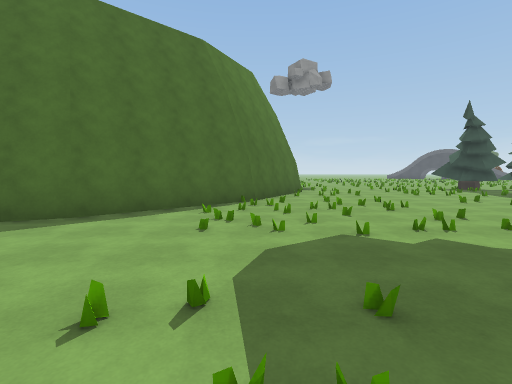
[1] (above)

22 first-person views from a walk through a 3-D level made in the Unity game engine. The camera is 1.5 m above the floor, tilts 4° down and sees 85° across. The floor is counted in squares, 2 m on a side. Each view is taken from the middle of a square. On the plan, view 1 faces up. The plan holds only what a view shows up to about 10 squares ahead; the rest is blank. The place goes on beyond the plan. The player character is not drawn. Some animated figures are left out. Surface patterns are stand-ins for the level's own textures.

[2]
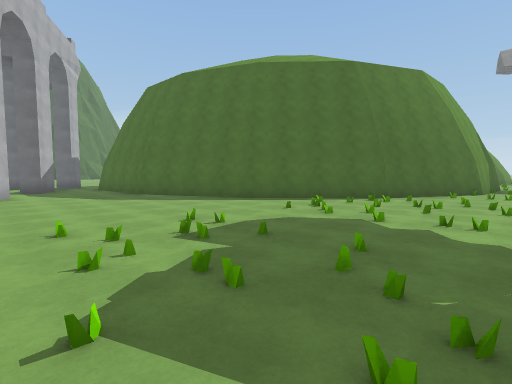

[3]
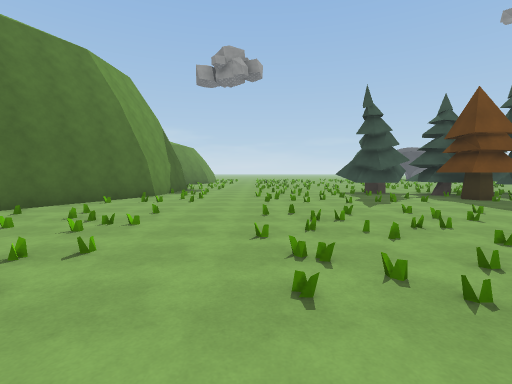

[4]
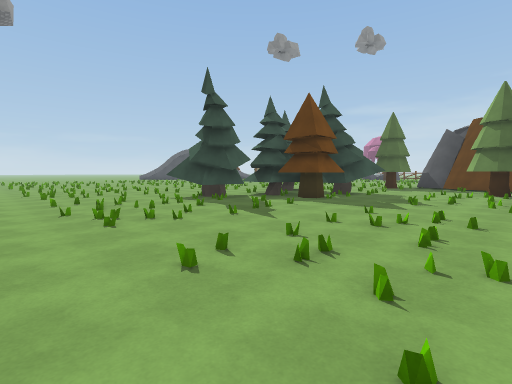

[5]
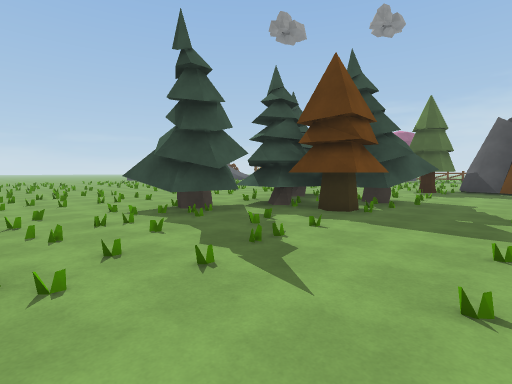

[6]
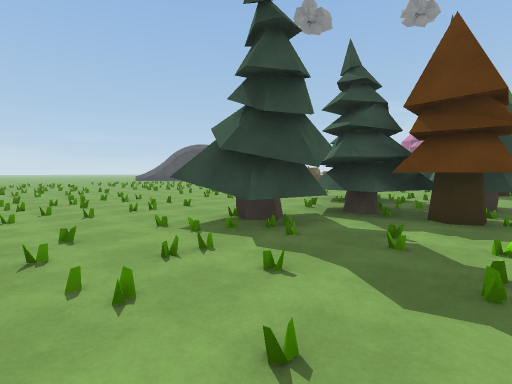

[7]
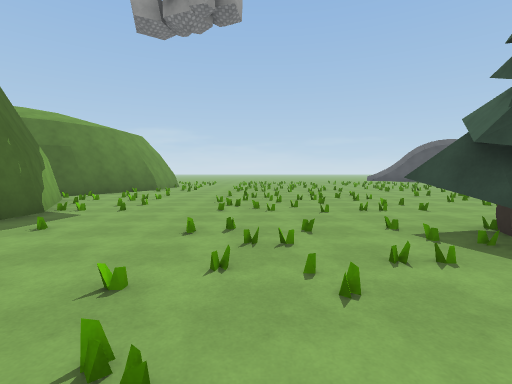

[8]
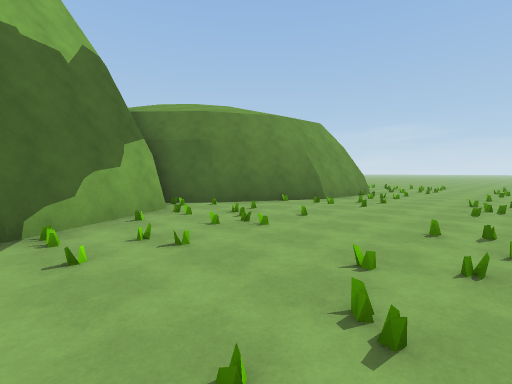

[9]
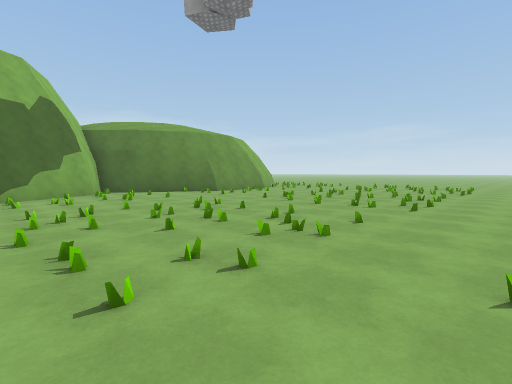

[10]
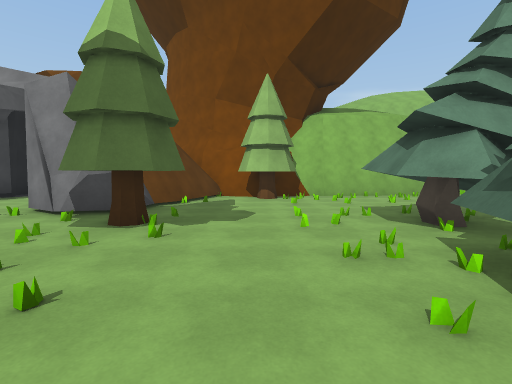

[11]
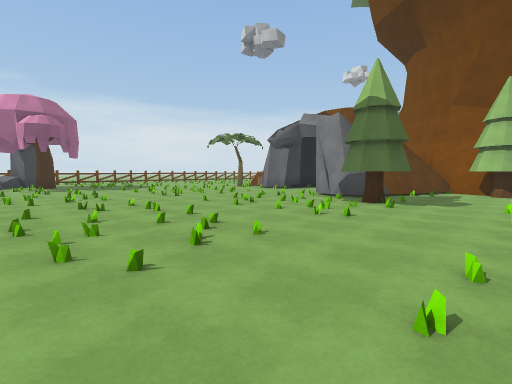

[12]
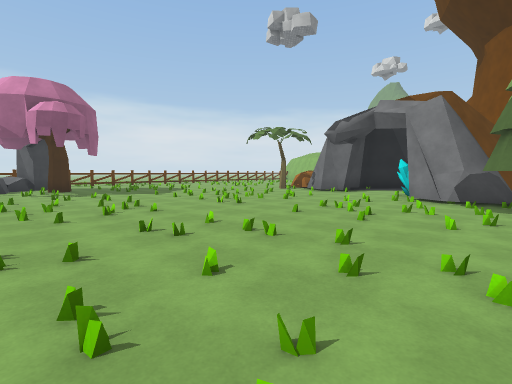

[13]
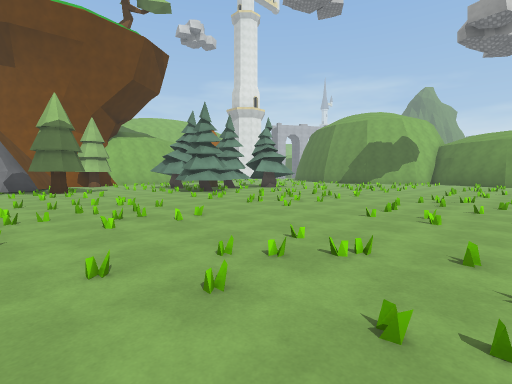

[14]
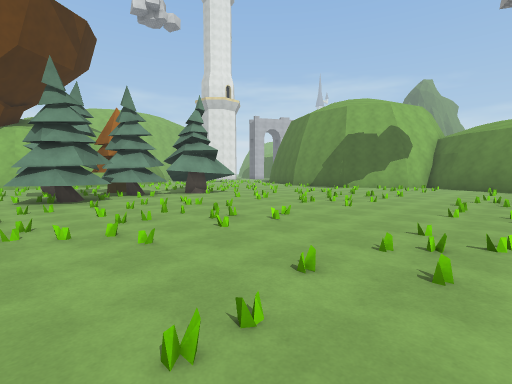

[15]
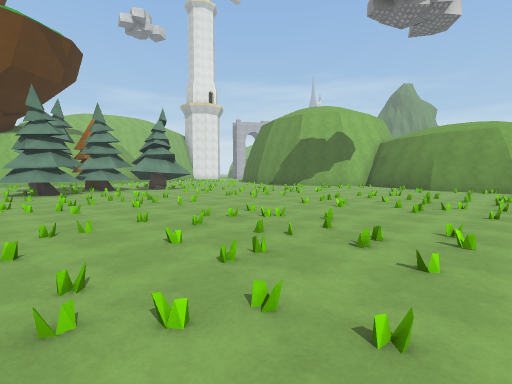

[16]
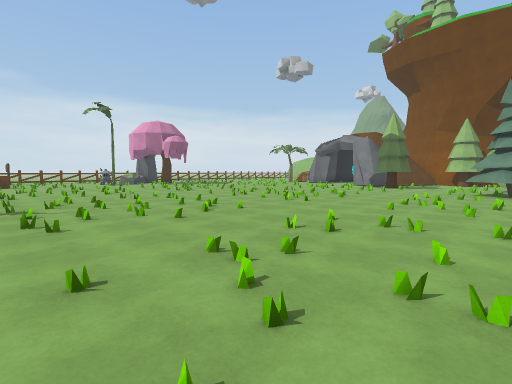

[17]
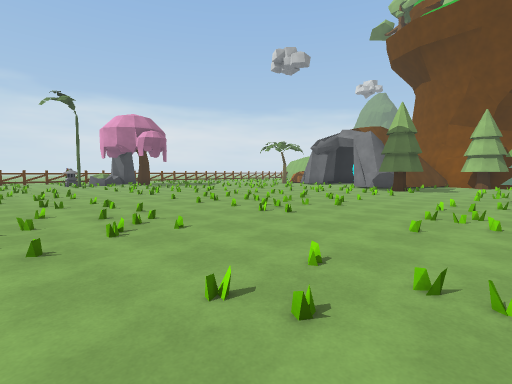

[18]
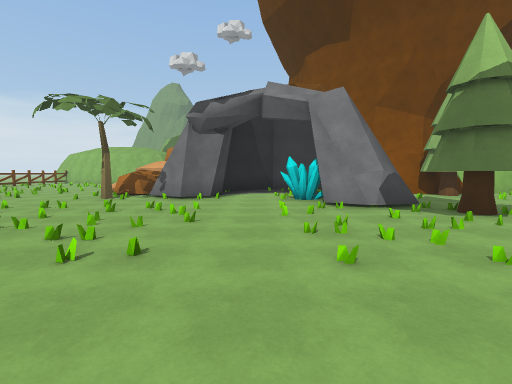

[19]
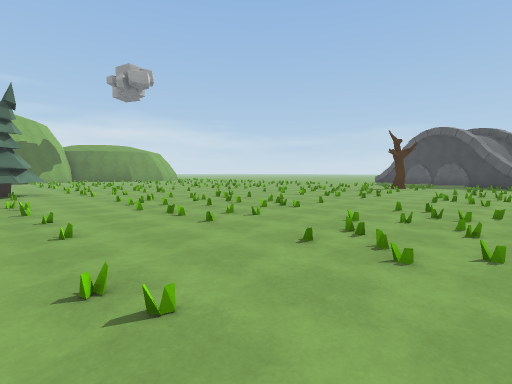

[20]
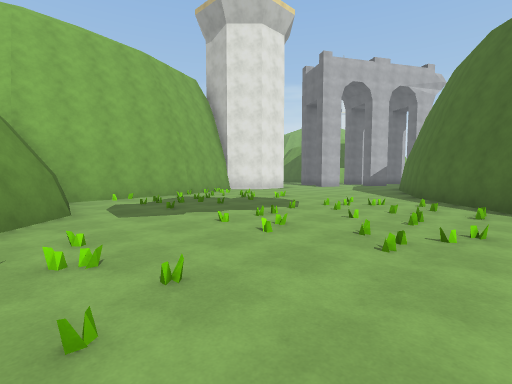

[21]
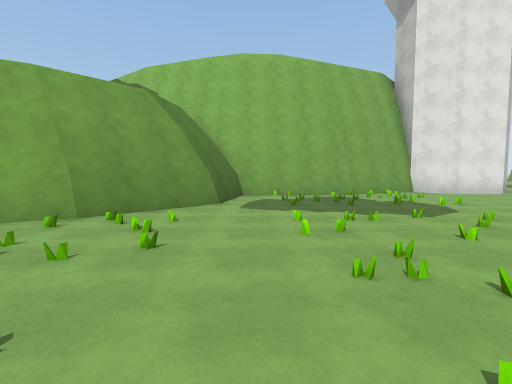

[22]
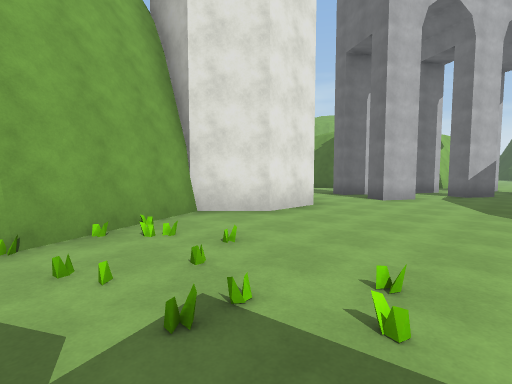

### Floor plan
Key: @ floor where view 1 was taken; # wall or solid block; . floor; / step, stairs or slope; = window, fence, low wall or low ledge; T pine tree; R tree; C crystal.
Columns run from 10 left of view 1 to 25 right of it. Each row starts with its distance up from view 1.
 24            #/................... ..
 23            #/..............././.....
 22            #//..............////....
 21            #//......./.../.././/....
 20           ##/......../////....//....
 19           #/........................
 18           #///././//./...../////./..
 17           #../../../../...../../../.
 16           ##.../...../....././/..//.
 15            #....//....////..//....//
 14            ##..../...../.........../
 13              /....TTT..TT..././/....
 12             /.../..TTTTTT..././.../.
 11            #//.//..T.TTT...///././..
 10           ##./..././.TTTT..RR../././
  9           #//..////..TTTT...###..///
  8          ##..................##C....
  7         ##.......///........###C./#.
  6        ##.......././.....#R.#   /###
  5      ###./..........//#######   =#
  4    ###...///....#.#        ##
  3    #.............##
  2   ..............##
  1 #........././..##
  0 #.........@/./.#
 -1  .##.........//#
 -2  ##..###..###

Positions as (right, up) in squares from view 1, and headings:
1: (0, 0), facing up
2: (3, -1), facing up-left
3: (5, 2), facing up
4: (4, 5), facing up-right
5: (6, 7), facing up-right
6: (6, 9), facing up-right
7: (6, 9), facing up
8: (6, 14), facing up-left
9: (11, 14), facing up-left
10: (16, 14), facing down
11: (15, 17), facing down-right
12: (18, 17), facing down-right
13: (20, 22), facing down-left
14: (15, 21), facing down-left
15: (15, 24), facing down-left
16: (13, 24), facing down-right
17: (14, 22), facing down-right
18: (22, 15), facing down
19: (25, 12), facing up-left
20: (6, 7), facing down-left
21: (4, 8), facing down
22: (1, 2), facing down-left
